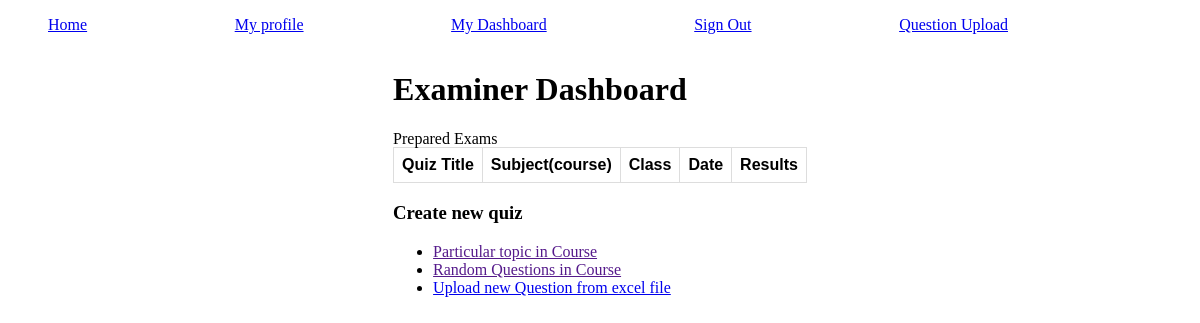
The page /quiz/dashboard/ (signed in) on the database as committed earlier.
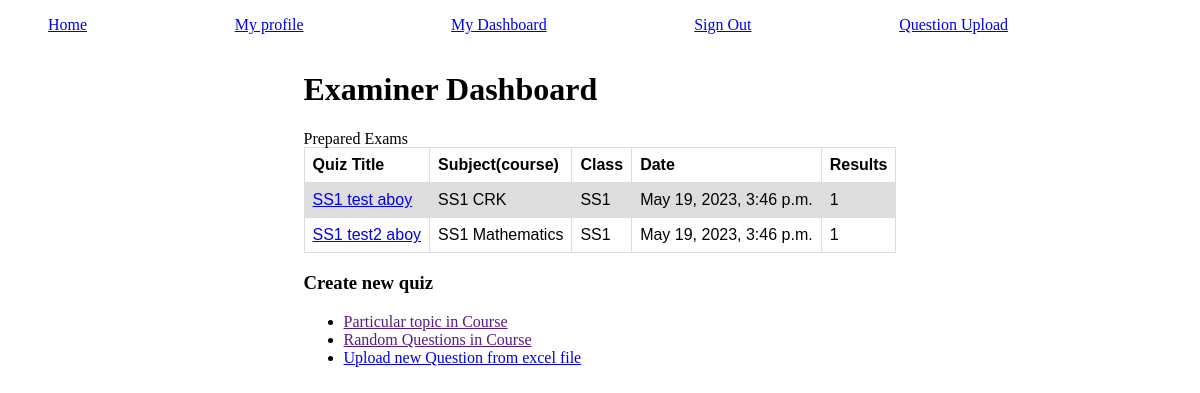
The same page on the database as committed later.
### cbt_app/models.py (models this page shows)
class Quiz(models.Model):
    title = models.CharField(max_length=100)
    examiner = models.ForeignKey(settings.AUTH_USER_MODEL, on_delete=models.CASCADE, null=True)
    questions = models.ManyToManyField(Question)
    course = models.ForeignKey(Courses, on_delete=models.CASCADE, null=True)
    level = models.ForeignKey(Level, on_delete=models.CASCADE,null=True)
    single_attempt = models.BooleanField(blank=False, default=True)
    random_order = models.BooleanField(blank=False, default=True, help_text='orders with which questions will appear')
    max_questions = models.PositiveIntegerField(help_text='Display the questions in a random order or as they are set?')
    duration = models.IntegerField(help_text='duration in minutes')
    start_time =models.DateTimeField(auto_now_add=True)
    end_time = models.DateTimeField()
    def __str__(self) -> str:
        return self.level.name+' ' + self.title
    """

    def save(self, *args, **kwargs):
        self.choices = []
        # get course query set
        c = Courses.objects.all()
        # loop throught d query set and save it in choices variable
        for course in c:
            self.choices.append(
                (course.id, course)
            )

        self.course = models.ForeignKey(Courses, on_delete=models.CASCADE, choices=self.choices, null=True)
        super().save(*args, **kwargs)

    """

class Level(models.Model):
    name = models.CharField(max_length=50,blank=False, unique=True)
    def __str__(self):
        return self.name

class Courses(models.Model):
    name = models.CharField(max_length=50,blank=False, unique=True)
    level = models.ForeignKey(Level, on_delete=models.CASCADE, blank=False)
    def __str__(self):
        return self.level.name +' '+ self.name

### cbt_app/views.py (the view)
# urls.py: path('dashboard/',view=dashboard, name='dashboard'),
@login_required
def dashboard(request):
    user = request.user
    is_teacher = not user.is_student #not a student
    if is_teacher:
        contents = Quiz.objects.filter(examiner=user)
        sitting = Sitting.objects.filter(quiz__examiner=user)
        quiz_sit_pair ={
            x.quiz:Sitting.objects.filter(quiz=x.quiz).count() for x in sitting
        }
        context = {
            'contents':contents,
            'sittings':sitting,
            'quiz_pair':quiz_sit_pair,
        }
        return render(request, 'dashboard.html', context)
    contents = Quiz.objects.all()
    context = {
        'contents':contents,
    }
    return render(request, 'dashboard.html', context)

### templates/dashboard.html (shortened to what this page needs)
{% extends 'base.html' %}
{% block content %}
{% if user.is_student %}
<div class="container" style="width: 100vw; display: flex; justify-content: center;">
    <div class="parent">
        <h1>
            User Dashboard
        </h1>
        <h2>
            {% for message in messages %}
                {{message}}
            {% endfor %}
        </h2>
        <table style="width: 100%;">
            <tr>
                <thead>Available Exams</thead>
            </tr>
            <tr>
                <th>Exams Title</th>
                <th>Subject(course)</th>
                <th>Class(level)</th>
                <th>Duration (min)</th>
            </tr>
            {% for quiz in contents %}
            <tr>
                <td><a href="{% url 'cbt_app:take_quiz' quiz.id %}">{{quiz}}</a></td>
                <td>{{quiz.course}}</td>
                <td>{{quiz.level}}</td>
                <td>{{quiz.duration}}</td>
            </tr>
            {% endfor %}
        </table>
    </div>
</div>
{% else %}
<div class="container" style="width: 100vw; display: flex; justify-content: center;">
    <div class="parent">
        <h1>
            Examiner Dashboard
        </h1>
        <table style="width: 100%;">
            <tr>
                <th>Quiz Title</th>
                <th>Subject(course)</th>
                <th>Class</th>
                <th>Date</th>
                <th>Results</th>
            </tr>
            {% for x,y in quiz_pair.items %}
            <tr>
                <td><a href="{% url 'cbt_app:result_list' x.id %}">{{x}}</a></td>
                <td>{{x.course}}</td>
                <td>{{x.level}}</td>
                <td>{{x.start_time}}</td>
                <td>{{y}}</td>
            </tr>
            {% endfor %}
        </table>
        <h3>
            Create new quiz
        </h3>
        <ul>
            <li><a href="">Particular topic in Course</a></li>
            <li><a href="">Random Questions in Course</a> </li>
            <li><a href="{% url 'file_processing:question_upload' %}">Upload new Question from excel file</a></li>
        </ul>
    </div>
</div>
{% endif %}
{% endblock %}

### templates/base.html (shortened to what this page needs)
<!DOCTYPE html>
<html lang="en">
<head>
</head>
<body>
    {% if not questions %}
    <ul style="list-style: none; display: flex; width: 80vw; justify-content: space-between;">
        <li><a href="{% url 'cbt_app:index' %}">Home</a></li>
        {% if user.is_authenticated %}
        <li><a href="{% url 'auth1:profile' user.id %}">My profile</a></li>
        <li><a href="{% url 'cbt_app:dashboard' %}">My Dashboard</a></li>
        <li><a href="{% url 'auth1:logout' %}">Sign Out</a></li>
          {% if not user.is_student %}
          <li><a href="{% url 'file_processing:question_upload' %}">Question Upload</a></li>
          {% endif %}
        {% else %}
        <li><a href="{% url 'auth1:reg' %}">Sign Up</a></li>
        <li><a href="{% url 'auth1:login' %}">Sign In</a></li>
        {% endif %}
    </ul>
    <div style="display: flex; justify-content: center; width: 100%;">
      {% endif %}
      {% block content %}
      {% endblock %}
    </div>
</body>
</html>

### templates/base.html (style rules this page uses)
table { font-family: arial, sans-serif; border-collapse: collapse; width: 100%; }
td, th { border: 1px solid #dddddd; text-align: left; padding: 8px; }
tr:nth-child(even) { background-color: #dddddd; }

Rows that differ between the two databases and show on the page:
added Quiz: level+title "SS1 test aboy", course "SS1 CRK", level "SS1", start_time "May 19, 2023, 3:46 p.m.", y "1"
added Quiz: level+title "SS1 test2 aboy", course "SS1 Mathematics", level "SS1", start_time "May 19, 2023, 3:46 p.m.", y "1"
